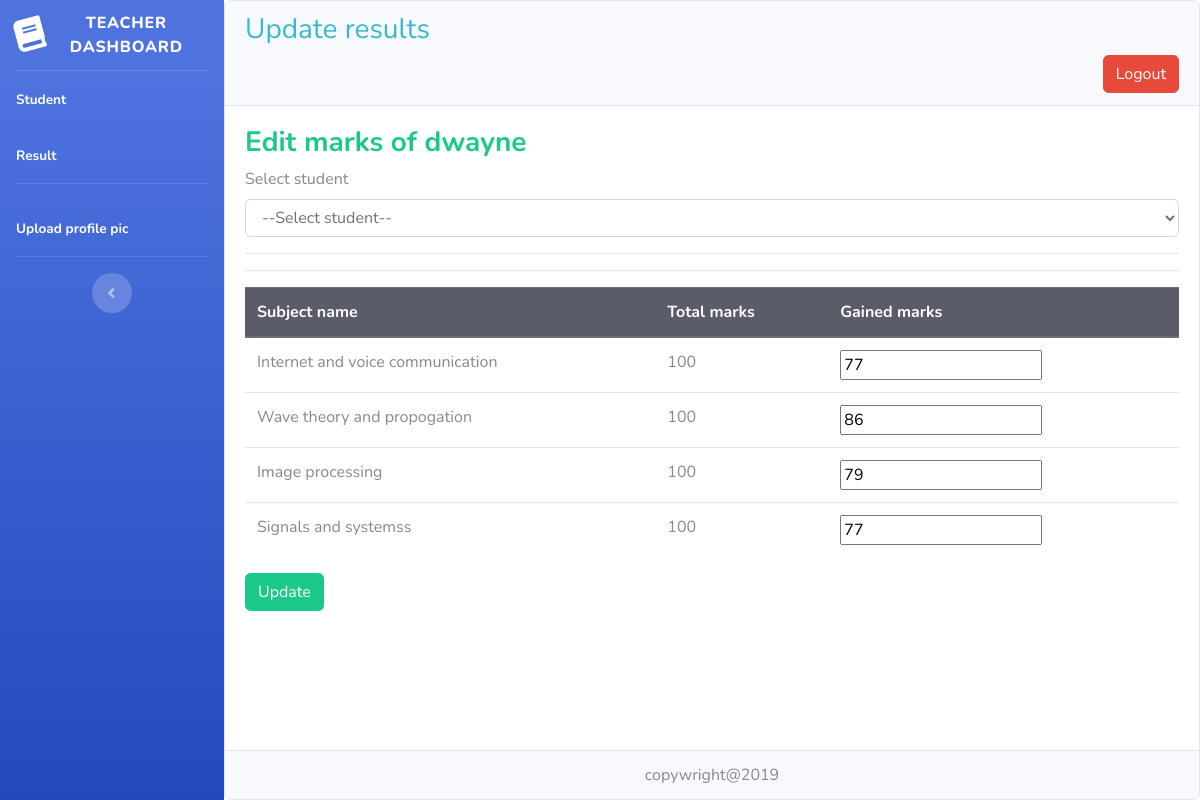
/edit_marks.php?e_id=7 (signed in), run on the app's committed database.
### tables this page shows
CREATE TABLE `sms_result` (
  `id` int(11) NOT NULL,
  `student_name` varchar(255) NOT NULL,
  `email` varchar(255) NOT NULL,
  `semester` varchar(255) NOT NULL,
  `sub1marks` varchar(255) NOT NULL,
  `sub2marks` varchar(255) NOT NULL,
  `sub3marks` varchar(255) NOT NULL,
  `sub4marks` varchar(255) NOT NULL,
  `total` varchar(255) NOT NULL,
  `percentage` varchar(255) NOT NULL,
  `created_date` varchar(255) NOT NULL,
  `updated_date` varchar(255) NOT NULL
);

CREATE TABLE `sms_subjects` (
  `id` int(11) NOT NULL,
  `semester` varchar(255) NOT NULL,
  `subject1` varchar(255) NOT NULL,
  `marks1` varchar(255) NOT NULL,
  `subject2` varchar(255) NOT NULL,
  `marks2` varchar(255) NOT NULL,
  `subject3` varchar(255) NOT NULL,
  `marks3` varchar(255) NOT NULL,
  `subject4` varchar(255) NOT NULL,
  `marks4` varchar(255) NOT NULL,
  `created_date` varchar(255) NOT NULL,
  `updated_date` varchar(255) NOT NULL
);

### edit_marks.php (the view, shortened to what this page needs)
<!DOCTYPE html>
<html>
<head>
</head>
<body>
  <?php
   include('includes/header.php');
   include('includes/navbar_teacher.php');
   require('sms_config.php');
   if(isset($_SESSION['teacher_unique_id'])){
    $id = $_SESSION['teacher_unique_id'];
   $select1 = "SELECT * FROM `sms_teacher_data` WHERE id='$id'";
   $query1 = mysqli_query($conn,$select1);
   $res1 = mysqli_fetch_assoc($query1);
   $sem = $res1['semester'];
 }
   ?>
<div class="card text-center w-100">
  <div class="card-header text-right">
    <div class="text-left d-inline text-info"><h3>Update results</h3></div>
    <div class="text-right"><a href="sms_logout.php" class="btn btn-danger">Logout</a></div>
  </div>
<?php
require('sms_config.php');
$id = $_GET['e_id'];
$select6 = "SELECT * FROM sms_result WHERE id='$id'";
$query6 = mysqli_query($conn,$select6);
$result = mysqli_fetch_assoc($query6);
?>
  <div class="card-body text-left">
    <form method="post" action="addresult_update.php" onsubmit="return valid()">
          <h3 class="text-success font-weight-bold">Edit marks of <?php echo $result['student_name']?> </h3>
          <div class="form-group">
            <label>Select student</label>
            <select class="form-control" name="student_id" id="stu">
              <option selected>--Select student--</option>
              <?php
                require('sms_config.php');
              ?>
            </select>
         </div>
         <hr><hr>
         <?php
              $select2 = "SELECT * FROM sms_subjects WHERE semester='$sem'";
              $query2 = mysqli_query($conn,$select2);
              $res2 = mysqli_fetch_assoc($query2);
         ?>
         <table class="table">
            <thead class="thead-dark">
              <tr>
                <th scope="col">Subject name</th>
                <th scope="col">Total marks</th>
                <th scope="col">Gained marks</th>
              </tr>
            </thead>
            <tbody>
              <tr>
                <td><?php echo $res2['subject1'];?></td>
                <td id="totalmarks1"><?php echo $res2['marks1'];?></td>
                <td><input type="number" name="gainedmarks1" id="gainedmarks1" value="<?php echo $result['sub1marks'];?>"><br><span id="error1" class="text-danger font-weight-bold"></span></td>
              </tr>
              <tr>
                <td><?php echo $res2['subject2'];?></td>
                <td id="totalmarks2"><?php echo $res2['marks2'];?></td>
                <td><input type="number" name="gainedmarks2" id="gainedmarks2" value="<?php echo $result['sub2marks'];?>"><br><span id="error2" class="text-danger font-weight-bold"></span></td>
              </tr>
              <tr>
                <td><?php echo $res2['subject3'];?></td>
                <td id="totalmarks3"><?php echo $res2['marks3'];?></td>
                <td><input type="number" name="gainedmarks3" id="gainedmarks3" value="<?php echo $result['sub3marks'];?>"><br><span id="error3" class="text-danger font-weight-bold"></span></td>
              </tr>
              <tr>
                <td><?php echo $res2['subject4'];?></td>
                <td id="totalmarks4"><?php echo $res2['marks4'];?></td>
                <td><input type="number" name="gainedmarks4" id="gainedmarks4" value="<?php echo $result['sub4marks'];?>"><br><span id="error4" class="text-danger font-weight-bold"></span></td>
              </tr>
            </tbody>
          </table>
          <input type="submit" name="add_result" class="btn btn-success" value="Update">
        </form>
  </div>
<div class="card-footer text-muted">
    copywright@2019
  </div>
</div>
  <?php
  include('includes/footer.php');
  ?>
</body>
</html>

### data on the page
sms_result: student_name "dwayne", gainedmarks1 "77", gainedmarks2 "86", gainedmarks3 "79", gainedmarks4 "77"
sms_subjects: subject1 "Internet and voice communication", marks1 "100", subject2 "Wave theory and propogation", marks2 "100", subject3 "Image processing", marks3 "100", subject4 "Signals and systemss", marks4 "100"
